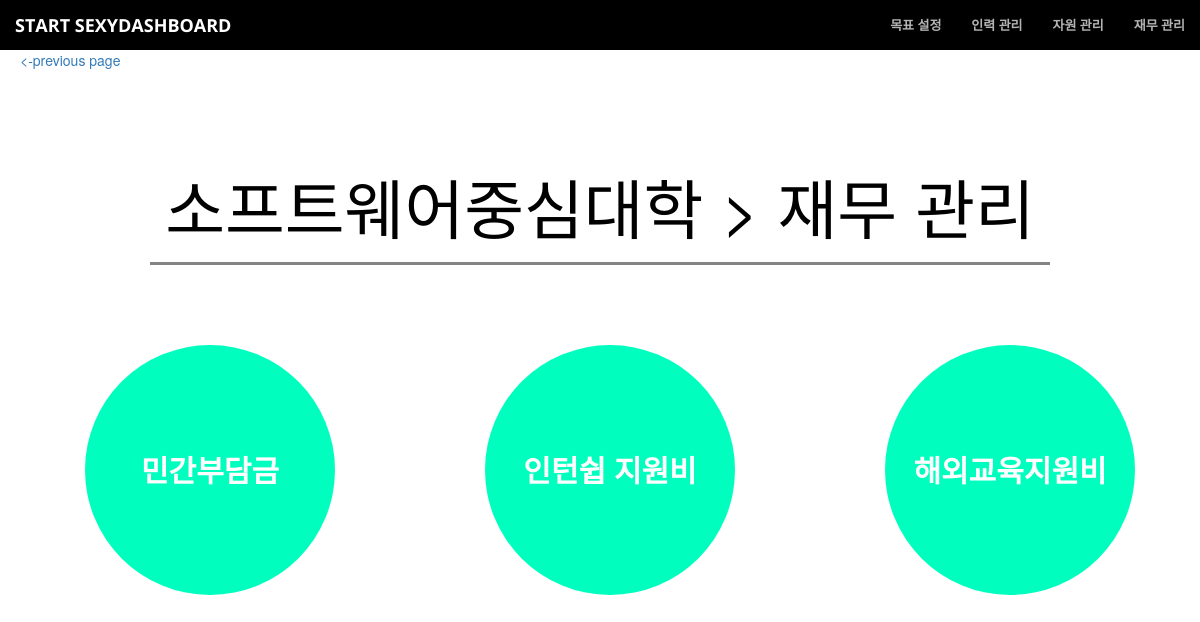
/businesses1/finance/ (signed in), run on the app's committed database.
### businesses/models.py (models this page shows, shortened)
class Business(models.Model):
    business_name = models.CharField(max_length=100)
    explanation = models.CharField(max_length=1000, blank=True, null=True, default = '')

class Finance(models.Model):
    name = models.CharField(max_length=50)
    price = models.IntegerField(default=0)
    business_name = models.ForeignKey(Business, blank=True, null=True)

### businesses/views.py (the view)
# urls.py: url(r'^(?P<business_id>\d+)/finance/$', views.finance, name='finance'),
def finance(request, business_id):
    business = get_object_or_404(Business, pk=business_id)
    return render(request, 'businesses/finance_detail.html', {'business': business})

### businesses/templates/businesses/finance_detail.html (shortened to what this page needs)
{% extends 'businesses/base.html' %}
{% load staticfiles %}
{% block content %}
<div style="width:100%; height:50px; background-color:black;">
</div>
<a href="{% url 'businesses:menu' business.id %}" style="margin-left:20px;text-decoration: none;"> <-previous page</a>
    <header>
        <div class="header-content">
            <div class="header-content-inner">
               {% if user and not user.is_anonymous %}
                <h1> {{ business.business_name }} > 재무 관리 </h1>
                <hr class="dark">
                   {% for finance in business.finance_set.all %}
                   <div class="col-lg-4 col-sm-6">
                       <a href="{% url 'businesses:finance_chart' business.id finance.id %}" class="portfolio-box">
                           <p class="circle1" ><div class="circle-detail"> {{ finance.name }} </div></p>
                       </a>
                   </div>
                   {% endfor %}
               {% else %}
                  <h1>Your Favorite Source of Free Bootstrap Themes</h1>
                  <hr>
                  <p>Start Bootstrap can help you build better websites using the Bootstrap CSS framework! Just download your template and start going, no strings attached!</p>
                  <a href="#about" class="btn btn-primary btn-xl page-scroll">Find Out More</a>
                {% endif %}
            </div>
        </div>
    </header>
{% endblock content %}

### businesses/static/css/creative2.css (style rules this page uses)
header { position: relative; width: 100%; min-height: auto; text-align: center; color: #000; background-position: center; -webkit-background-size: cover; -moz-background-size: cover; background-size: cover; -o-background-size: cover; }
hr { max-width: 900px; border-color: #848484; border-width: 3px; }
.portfolio-box { display: block; position: relative; margin: 0 auto; max-width: 650px; }
.header-content h1 { margin-top:100px; }
.circle1 { margin-top:60px; margin-left:70px; width: 250px; height: 250px; background: #00FFBF; -moz-border-radius: 50px; -webkit-border-radius: 50px; border-radius: 250px; }
.circle-detail { margin-top:-155px; margin-left:70px; width: 250px; height: 145px; -moz-border-radius: 50px; -webkit-border-radius: 50px; border-radius: 250px; font-size:30px; font-family: 'Open Sans','Helvetica Neue',Arial,sans-serif; font-weight: 700; color: #fff; }

### data on the page
Business: business_name "소프트웨어중심대학"
Finance: name "민간부담금"
Finance: name "인턴쉽 지원비"
Finance: name "해외교육지원비"
